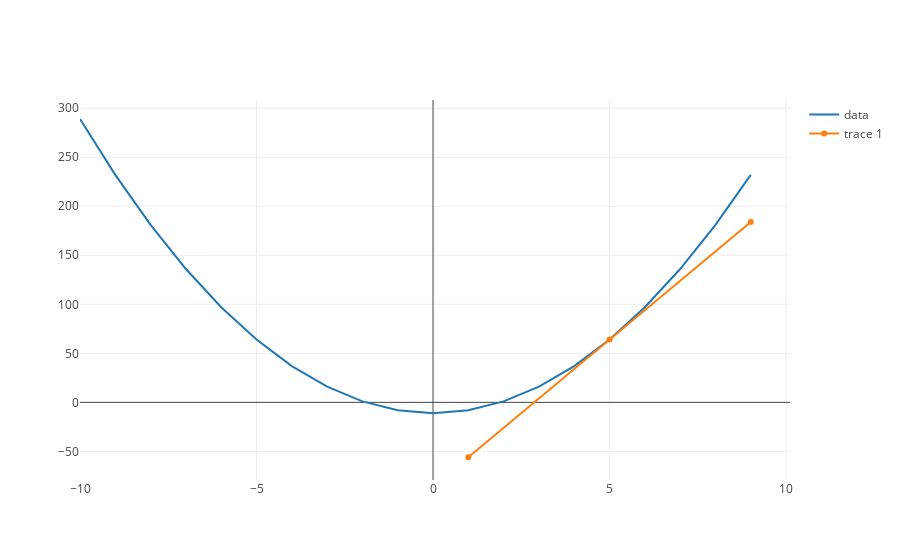

The code cell stored with this chart in its notebook:
### Code cell
from graph import plot
from plotly.offline import iplot, init_notebook_mode

from calculus import derivative_trace, function_values_trace

init_notebook_mode(connected=True)


tangent_at_five_trace = tangent_line(three_x_squared_minus_eleven, 5, line_length = 4)
three_x_squared_minus_eleven_trace = function_values_trace(three_x_squared_minus_eleven, list(range(-10, 10)))
plot([three_x_squared_minus_eleven_trace, tangent_at_five_trace])

### Figure 1 — Plotly figure (JSON) as saved in the notebook; plotly's stock layout.template omitted (floating-point values rounded to 4 significant figures)
{"data": [{"mode": "line", "name": "data", "text": [], "x": [-10, -9, -8, -7, -6, -5, -4, -3, -2, -1, 0, 1, 2, 3, 4, 5, 6, 7, 8, 9], "y": [289, 232, 181, 136, 97, 64, 37, 16, 1, -8, -11, -8, 1, 16, 37, 64, 97, 136, 181, 232]}, {"x": [1, 5, 9], "y": [-56, 64, 184]}], "layout": {}}
